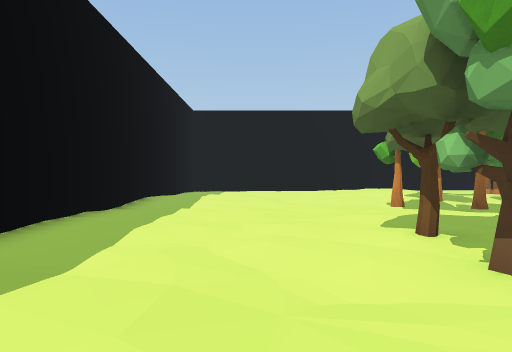
view 1 (above)

24 first-person views from a walk through a 3-D level made in the Unity game engine. The camera is 1.3 m above the floor, looks level and sees 70° across. The floor is counted in squares, 2 m on a side. Each view is taken from the middle of a square. On the plan, view 1 faces up. The plan holds only what a view shows up to about 11 squares ahead; the rest is blank. The place goes on beyond the plan. The player character is not drawn. Some animated figures are left out.

view 2
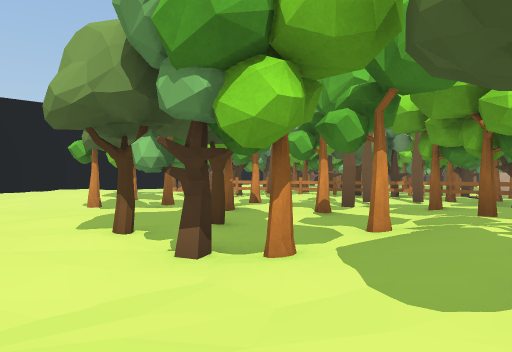

view 3
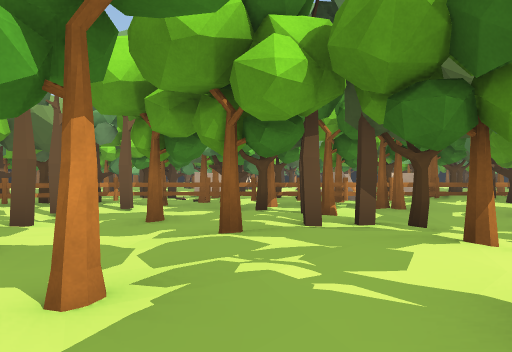

view 4
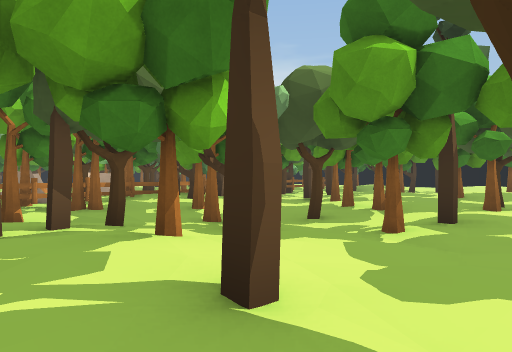

view 5
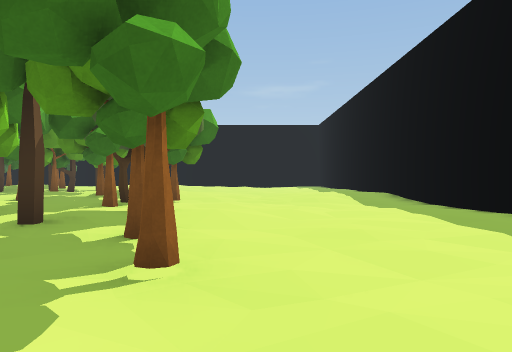

view 6
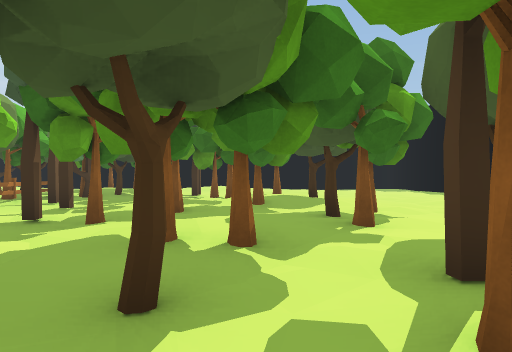

view 7
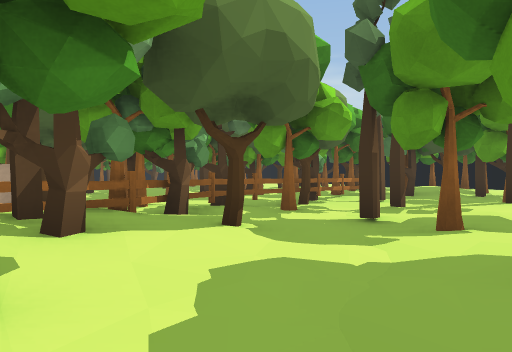

view 8
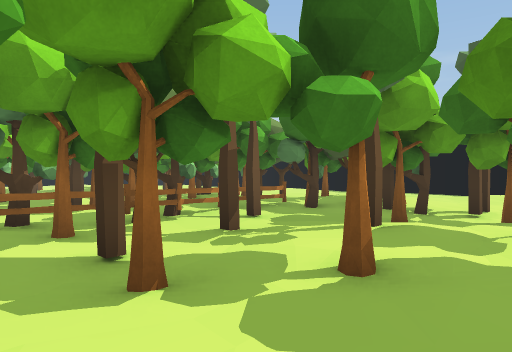

view 9
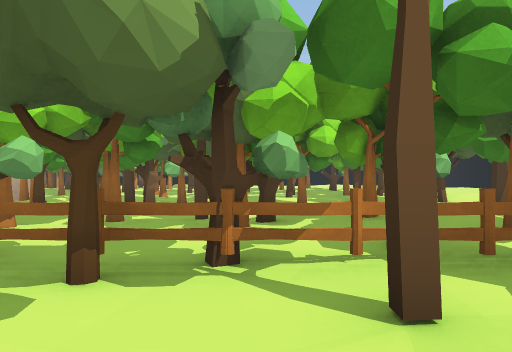

view 10
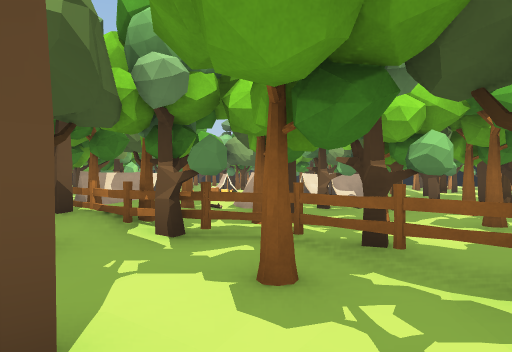

view 11
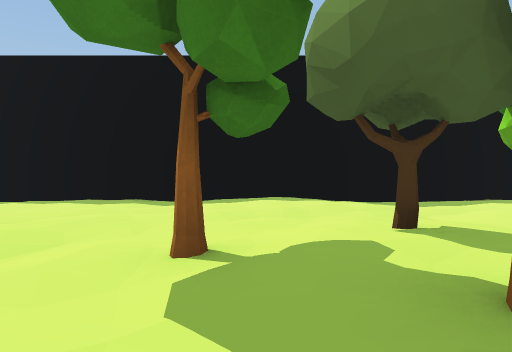

view 12
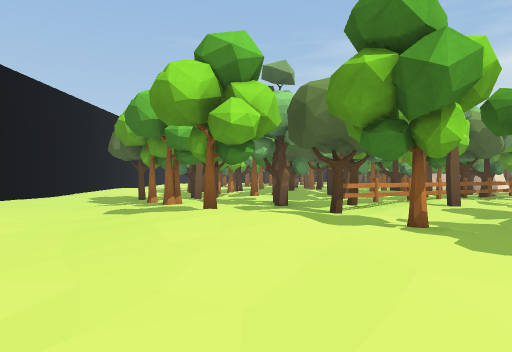

view 13
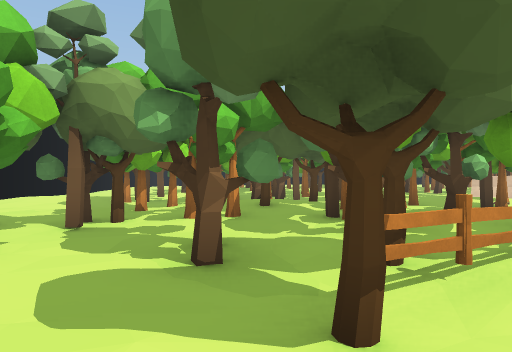

view 14
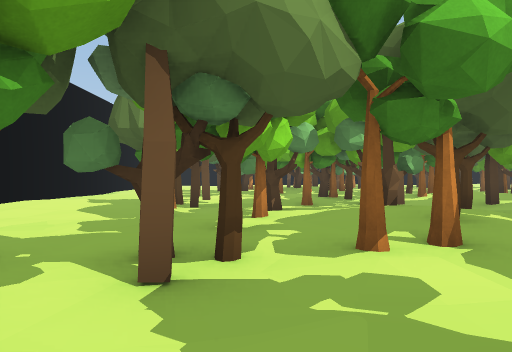

view 15
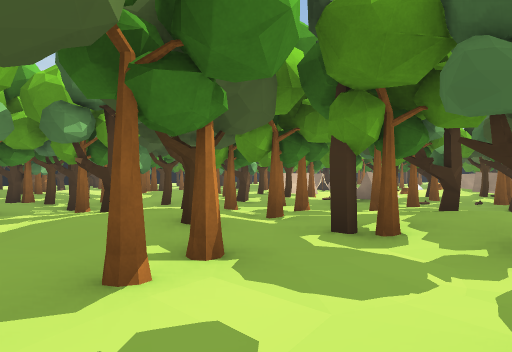

view 16
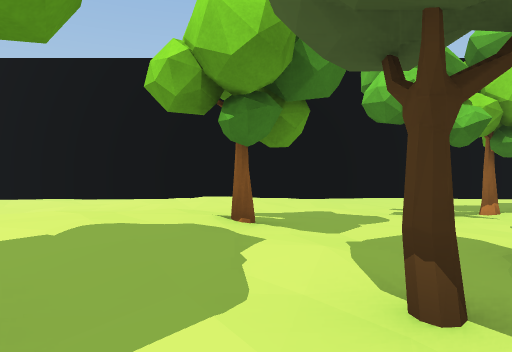

view 17
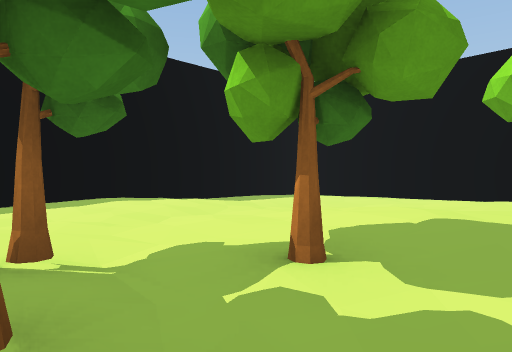

view 18
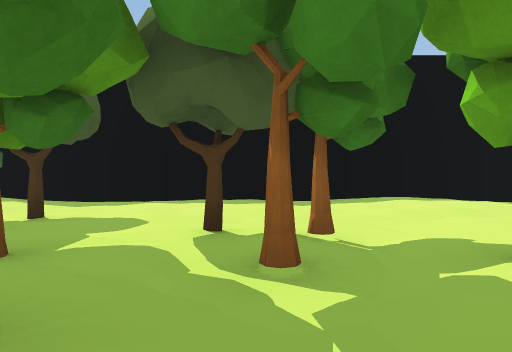

view 19
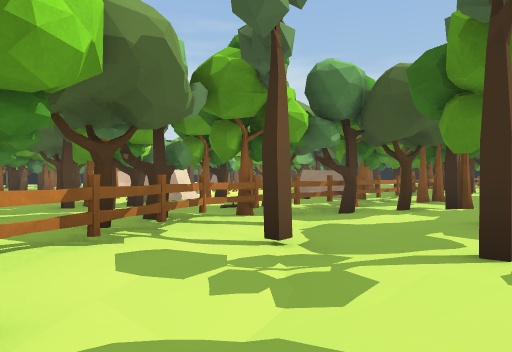

view 20
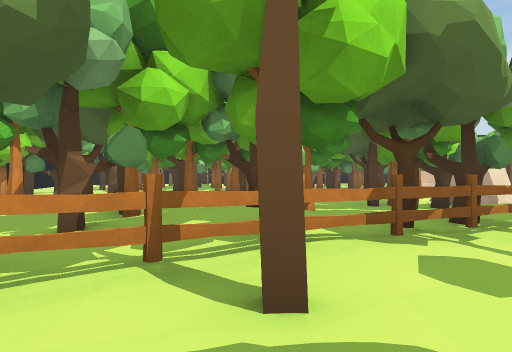

view 21
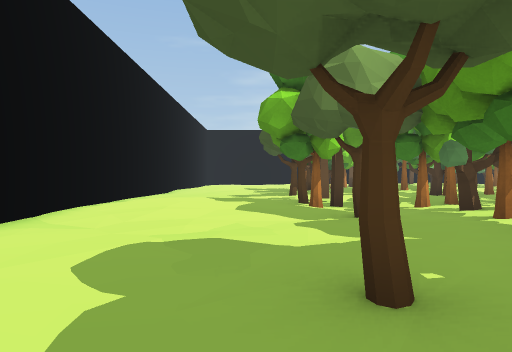

view 22
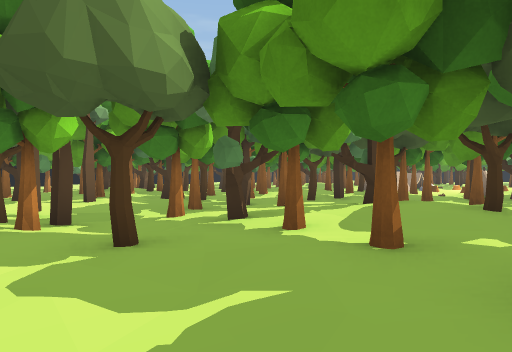

view 23
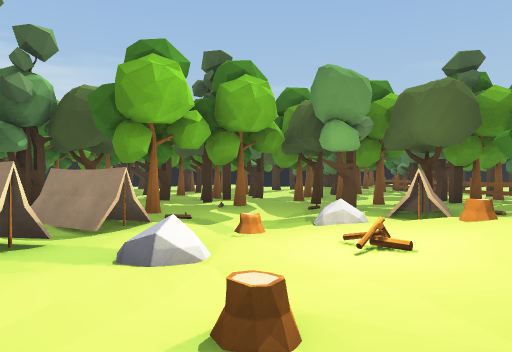

view 24
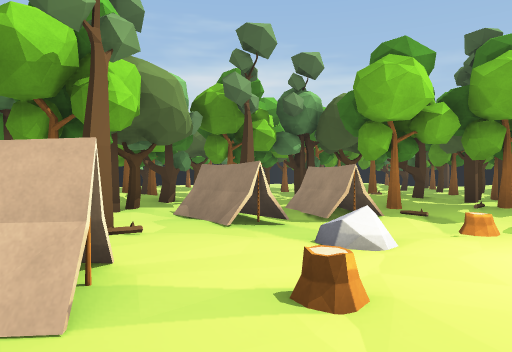

### Floor plan
Key: @ floor where view 1 was taken; # wall or solid block; . main floor; : floor 0.25 m higher than the main floor; - floor 0.25 m lower than the main floor; + floor 0.5 m higher than the main floor; / step, stairs or slope; T tree; F fence; E tent; R rock; O other object.
Columns run from 4 left of view 1 to 20 right of it. Each row starts with its distance up from view 1.
 19   #######################
 18    -----   /--..---///.-.
 17     ---..  /--...-///  ..
 16     ---..::/.-.-....:: -.
 15   ----/..:..---.....:. -.
 14 #-----/.../...TT..T.TT..T
 13 # ../-/../..T.TT.:/.T-T.T
 12 # /...//:::....TTTT.T-.T.
 11 #.:..-//::T..T.T:/:./T..T
 10 #./..-/////TT..TT+T.T-.T.
  9 #.......T/.TFTTT//T.TTOT.
  8 #-.....T---/F/TTT#/.-/O.T
  7 #......TT-..FTTT:TT.TT/T
  6 #..../.../T.TFTTT/T.TT:
  5 #.......T::..FF:T.T.:TT
  4 #-.-..TT.#.TTTF.#TT.T #O
  3 #----.T..T....T .TE.OOO
  2 #-../-T.T:.T..FTTTE..E
  1 #./..../::T:.TT. T ..ET T
  0 #   @-TT:TT:T.F T//.../.T
 -1     .-/.TT/T.TFTE //.REET
 -2    ...T...T-.TF:T////-/E
 -3    ....-T--TT:F///E/-/EET
 -4   ....T.T-T..TT:TET../T:.
 -5 #..../.T.T../TT:.TTTT#TTT
 -6 #........:T../FTTT.TTTT:
 -7 #-.-....T:/TT.TF...TTT/.T
 -8 #----...T.....#F..T.TT..
 -9 #-..--/T.TT:.TTF.TT...T.
-10 #./...//:::T...F:TT.O:O
-11 #/:..-/:T:T:/.TTF/: T./
-12 #.:..-/.T///T..F/T    ..
-13 #....-././T-/TTFT/     T
-14 #......-/. TT#///    O
-15 #....../   T.O+T     /T
-16 #..../.    ..       O::

Where each view was taken, in squares from view 1:
view 1: 0 up, 0 right, facing up
view 2: 0 up, 0 right, facing up-right
view 3: 1 up, 2 right, facing right
view 4: 1 up, 2 right, facing down-right
view 5: 0 up, 1 right, facing down
view 6: 2 down, 5 right, facing down
view 7: 3 down, 6 right, facing down-right
view 8: 6 down, 5 right, facing down-right
view 9: 10 down, 8 right, facing right
view 10: 9 down, 8 right, facing up-right
view 11: 12 down, 7 right, facing left
view 12: 11 up, 0 right, facing right
view 13: 10 up, 5 right, facing right
view 14: 12 up, 8 right, facing right
view 15: 12 up, 9 right, facing down-right
view 16: 8 up, 6 right, facing up
view 17: 7 up, 6 right, facing up-left
view 18: 7 up, 7 right, facing left
view 19: 7 up, 6 right, facing down-right
view 20: 7 up, 6 right, facing right
view 21: 15 up, 9 right, facing right
view 22: 15 up, 11 right, facing down-right
view 23: 2 up, 16 right, facing down
view 24: 2 up, 15 right, facing down-right
